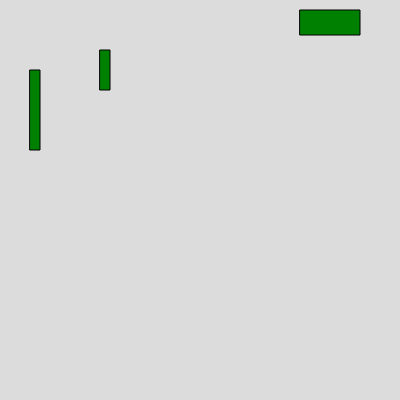
Frame 1 (no input)
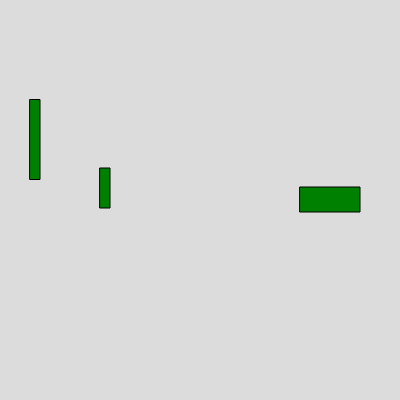
Frame 60 (no input)
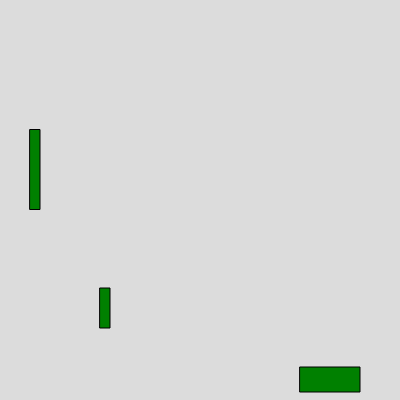
Frame 120 (the mouse pressed at the canvas centre since frame 60)

The p5.js sketch that drew these frames (run headless with seeded random() and noise() and a simulated clock; from frame 60 on, the mouse is pressed at the canvas centre):

// p5.js sketch
// ── sketch.js
var box1, box2, box3
function setup() 
{
  createCanvas(400, 400);

  box1 = new Box (100, 50, 10, 40, 2)
  box2 = new Box (300, 10, 60, 25, 3)
  box3 = new Box (30, 70, 10, 80, 0.5)
}


function draw() 
{
  background(220);
  fill ("green")
  box1.show()
  box1.move()
  box2.show()
  box2.move()
  box3.show()
  box3.move()
}


// ── box.js
class Box
  {
    constructor(x,y,w,h,vy)
    {
      this.x =x;
      this.y =y;
      this.w =w;
      this.h = h;
      this.vy= vy;
    }
    
    show()
    {
      rect(this.x,this.y,this.w,this.h)
    }
    
    move()
    {
      this.y = this.y+this.vy;
    }

  }

  
